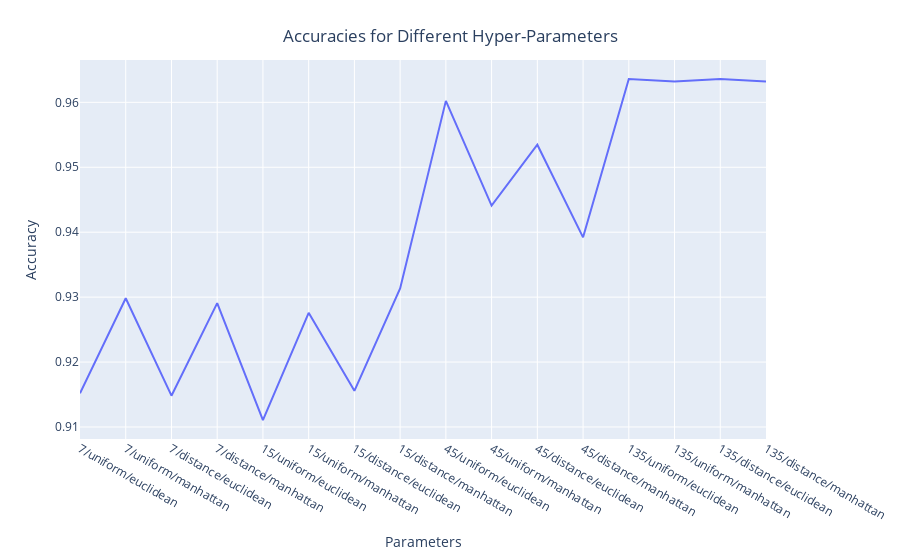

The cell this chart's notebook holds for it:
### Code cell
# plotting for knn models
plotdata = pd.DataFrame()
plotdata['Parameters'] = accuracies.keys()
plotdata['Accuracy'] = accuracies.values()
fig = px.line(plotdata, x="Parameters", y="Accuracy")
fig.update_layout(title={'text': "Accuracies for Different Hyper-Parameters",
                                                'x':0.5,
                                                'xanchor': 'center',
                                                'yanchor': 'top'})
iplot(fig)

### Figure 1 — Plotly figure (JSON) as saved in the notebook; plotly's stock layout.template omitted (floating-point values rounded to 4 significant figures)
{"data": [{"hovertemplate": "Parameters=%{x}<br>Accuracy=%{y}<extra></extra>", "legendgroup": "", "line": {"color": "#636efa", "dash": "solid"}, "marker": {"symbol": "circle"}, "mode": "lines", "name": "", "orientation": "v", "showlegend": false, "type": "scatter", "x": ["7/uniform/euclidean", "7/uniform/manhattan", "7/distance/euclidean", "7/distance/manhattan", "15/uniform/euclidean", "15/uniform/manhattan", "15/distance/euclidean", "15/distance/manhattan", "45/uniform/euclidean", "45/uniform/manhattan", "45/distance/euclidean", "45/distance/manhattan", "135/uniform/euclidean", "135/uniform/manhattan", "135/distance/euclidean", "135/distance/manhattan"], "xaxis": "x", "y": [0.9152, 0.9298, 0.9148, 0.9291, 0.9111, 0.9276, 0.9156, 0.9313, 0.9602, 0.9441, 0.9535, 0.9392, 0.9636, 0.9632, 0.9636, 0.9632], "yaxis": "y"}], "layout": {"legend": {"tracegroupgap": 0}, "margin": {"t": 60}, "title": {"text": "Accuracies for Different Hyper-Parameters", "x": 0.5, "xanchor": "center", "yanchor": "top"}, "xaxis": {"anchor": "y", "domain": [0, 1], "title": {"text": "Parameters"}}, "yaxis": {"anchor": "x", "domain": [0, 1], "title": {"text": "Accuracy"}}}}
